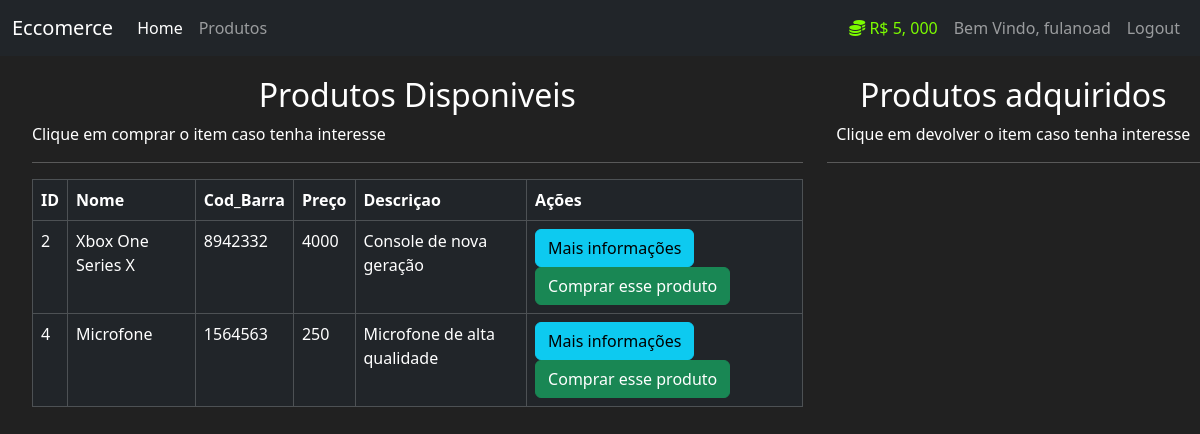
Screenshot of /produtos (signed in) with the database file from the repository.
### mercado/models.py (models this page shows, shortened)
class User(db.Model, UserMixin):
    id = db.Column(db.Integer, primary_key=True)
    usuario = db.Column(db.String(length=30), nullable=False, unique=True)
    email = db.Column(db.String(length=50), nullable=False, unique=True)
    senha = db.Column(db.String(length=60), nullable=False, unique=True)
    valor = db.Column(db.Integer, nullable=False, default=5000)
    itens = db.relationship('Item', backref='dono_user', lazy=True)
    @property
    def formataValor(self):
        if len(str(self.valor)) >= 4:
            return f"R$ {str(self.valor)[:-3]}, {str(self.valor)[-3:]}"
        else:
            return f"R$ {self.valor}"
    @property
    def senhacrip(self):
        return self.senhacrip

class Item(db.Model):
    id = db.Column(db.Integer, primary_key=True)
    nome = db.Column(db.String(length=30), nullable=False, unique=True)
    preco = db.Column(db.Integer, nullable=False)
    cod_barra = db.Column(db.String(length=12), nullable=False, unique=True)
    descricao = db.Column(db.String(length=1024), nullable=False, unique=True)
    dono = db.Column(db.Integer, db.ForeignKey('user.id'))

### mercado/routes.py (the view, shortened to what this page needs)
@app.route('/produtos', methods=["GET", "POST"])
@login_required
def page_produtos():
    compra_form = CompraProdutoForm()
    venda_form = VendaProdutoForm()
    if request.method == "GET":
        itens = Item.query.filter_by(dono=None)
        dono_itens = Item.query.filter_by(dono=current_user.id)
    return render_template("produtos.html", itens=itens, compra_form = compra_form, dono_itens=dono_itens, venda_form=venda_form)

### mercado/models.py (called while the page is built)
@login_manager.user_loader
def load_user(user_id):
    return User.query.get(int(user_id))

### mercado/templates/produtos.html (shortened to what this page needs)
{% extends 'base.html' %}
{% block conteudo %}
    <div class="row " style="margin-top: 20px; margin-left: 20px;">
        <div class="col-8">
            <h2 style="text-align: center;">Produtos Disponiveis</h2>
            <p>Clique em comprar o item caso tenha interesse</p>
            <hr>
            <table class="table table-hover table-dark table-bordered">
                <thead>
                    <tr>
                        <th scope="col">ID</th>
                        <th scope="col">Nome</th>
                        <th scope="col">Cod_Barra</th>
                        <th scope="col">Preço</th>
                        <th scope="col">Descriçao</th>
                        <th scope="col">Ações</th>
                    </tr>
                </thead>
                <tbody>
                    {% for item in itens %}
                    <tr>
                        <td>{{item.id}}</td>
                        <td>{{item.nome}}</td>
                        <td>{{item.cod_barra}}</td>
                        <td>{{item.preco}}</td>
                        <td>{{item.descricao}}</td>
                        <td>
                            <button data-bs-toggle="modal" data-bs-target="#exampleModal-{{item.id}}" class="btn btn-outline btn-info">Mais informações</button>
                            <button data-bs-toggle="modal" data-bs-target="#exampleModalCompra-{{item.id}}" class="btn btn-outline btn-success">Comprar esse produto</button>
                        </td>
                    </tr>
                    {% endfor %}
                </tbody>
            </table>
        </div>
        <div class="col-4" style="text-align: center;">
            <h2>Produtos adquiridos</h2>
            <p>Clique em devolver o item caso tenha interesse</p>
            <hr>
        </div>
    </div>
{% endblock%}

### mercado/templates/base.html (shortened to what this page needs)
<!DOCTYPE html>
<html lang="en">
<head>
    <link rel="stylesheet" href="https://cdn.jsdelivr.net/npm/bootstrap@5.3.3/dist/css/bootstrap.min.css">
</head>
<body>
    <nav class="navbar navbar-expand-lg navbar-dark bg-dark">
        <div class="container-fluid">
          <a class="navbar-brand" href="#">Eccomerce</a>
          <div class="collapse navbar-collapse" id="navbarNav">
            <ul class="navbar-nav me-auto">
              <li class="nav-item">
                <a class="nav-link active" aria-current="page" href="{{url_for('page_home')}}">Home</a>
              </li>
              <li class="nav-item">
                <a class="nav-link" href="{{url_for('page_produtos')}}">Produtos</a>
              </li>
            </ul>
            {% if current_user.is_authenticated %}
            <ul class="navbar-nav ms-auto">
              <li class="nav-item">
                <a class="nav-link" style="color: lawngreen">
                  <i class="fas fa-coins"></i>
                  {{ current_user.formataValor }}
                </a>
              </li>
              <li class="nav-item">
                <a class="nav-link"> Bem Vindo, {{ current_user.usuario }}</a>
              </li>
              <li class="nav-item">
                <a class="nav-link" href="{{url_for('page_logout')}}">Logout</a>
              </li>
            </ul>
            {% endif %}
          </div>
        </div>
      </nav>
      {% block conteudo %}
      {% endblock %}
  </body>
</html>

### mercado/templates/base.html (style rules this page uses)
body { background-color: #212121; color: white; }

### rows the page displays
User: formataValor "R$ 5, 000", usuario "fulanoad"
Item: id "2", nome "Xbox One Series X", cod_barra "8942332", preco "4000", descricao "Console de nova geração"
Item: id "4", nome "Microfone", cod_barra "1564563", preco "250", descricao "Microfone de alta qualidade"
